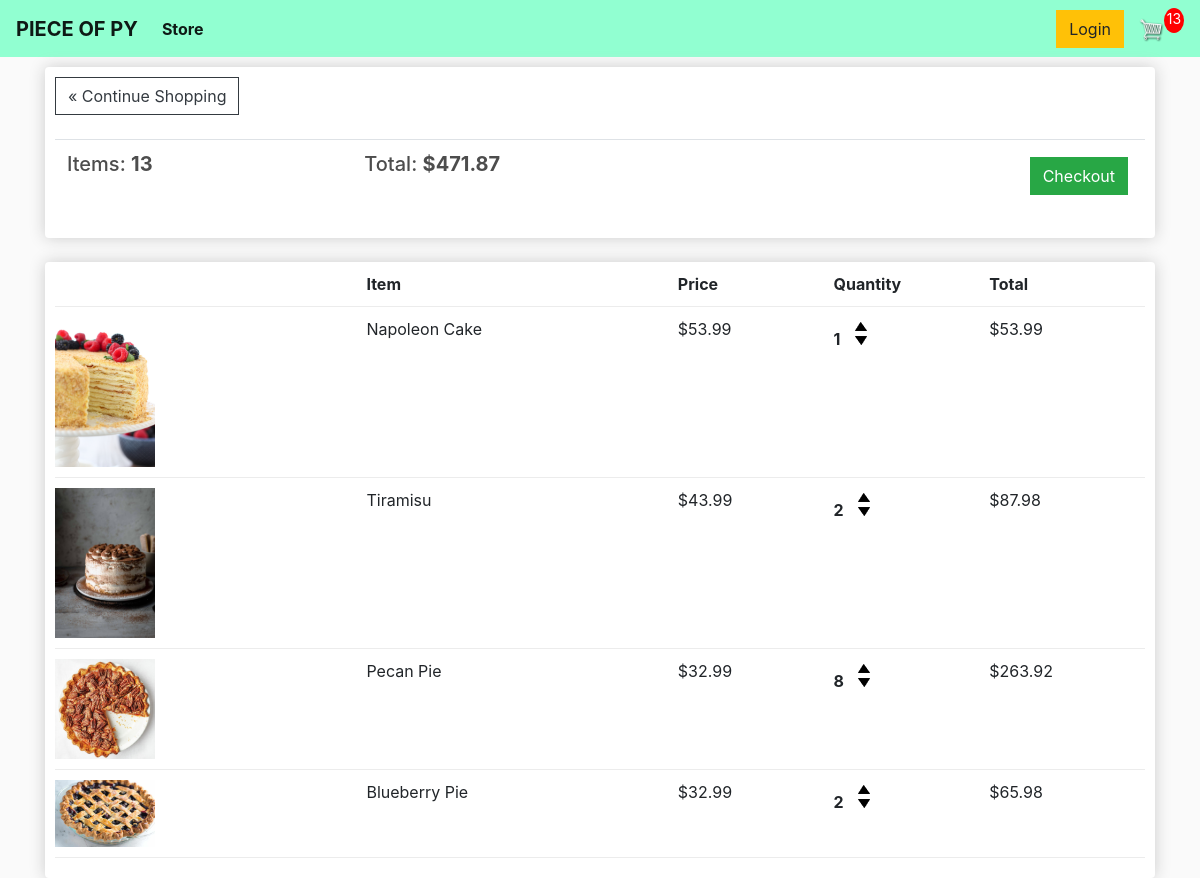
The page /cart/ (signed in) on the database as committed earlier.
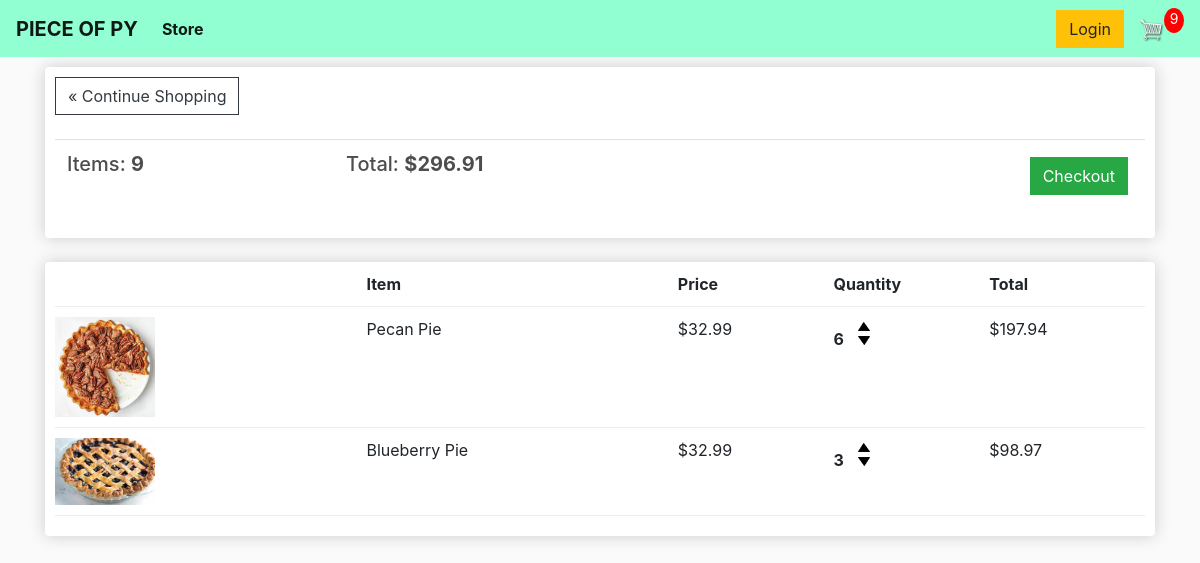
The same page on the database as committed later.
### store/models.py (models this page shows, shortened)
class Order(models.Model):
	customer = models.ForeignKey(Customer, on_delete=models.SET_NULL, null=True, blank=True)
	date_ordered = models.DateTimeField(auto_now_add=True)
	complete = models.BooleanField(default=False, null=True, blank=False)
	transaction_id = models.CharField(max_length=100, null=True)
	@property
	def get_cart_total(self):
		orderitems = self.orderitem_set.all()
		total = sum([item.get_total for item in orderitems])
		return total
	@property
	def get_cart_items(self):
		orderitems = self.orderitem_set.all()
		total = sum([item.quantity for item in orderitems])
		return total

class OrderItem(models.Model):
	product = models.ForeignKey(Product, on_delete=models.SET_NULL, blank=True, null=True)
	order = models.ForeignKey(Order, on_delete=models.SET_NULL, blank=True, null=True)
	quantity = models.IntegerField(default=0, null=True, blank=True)
	date_added = models.DateTimeField(auto_now_add=True)
	@property
	def get_total(self):
		total = self.product.price * self.quantity
		return total

class Product(models.Model):
  name = models.CharField(max_length=200, null=True)
  price = models.DecimalField(max_digits=10, decimal_places=2)
  digital = models.BooleanField(default=False, null=True, blank=True)
  image = models.ImageField(blank=True, null=True)
  @property
  def imageURL(self):
    try:
      url = self.image.url
    except:
      url = ''
    return url

### store/views.py (the view)
# urls.py: path('cart/', views.cart, name="cart"),
def cart(request):
	if request.user.is_authenticated:
		customer = request.user.customer
		order, created = Order.objects.get_or_create(customer=customer, complete=False)
		items = order.orderitem_set.all()
		cartItems = order.get_cart_items
	else:
		items = []
		order = {'get_cart_total':0, 'get_cart_items':0, 'shipping':False}
		cartItems = order['get_cart_items']
	context = {'items':items, 'order':order, 'cartItems':cartItems}
	return render(request, 'store/cart.html', context)

### store/templates/store/cart.html
{% extends 'store/main.html' %} {% load static %} {% block content %}
<div class="row">
  <div class="col-lg-12">
    <div class="box-element">
      <a class="btn btn-outline-dark" href="{% url 'store' %}"
        >&#171; Continue Shopping</a>
      <br />
      <br />
      <table class="table">
        <tr>
          <th>
            <h5>Items: <strong>{{order.get_cart_items}}</strong></h5>
          </th>
          <th>
            <h5>
              Total: <strong>${{order.get_cart_total|floatformat:2}}</strong>
            </h5>
          </th>
          <th>
            <a
              style="float: right; margin: 5px"
              class="btn btn-success"
              href="{% url 'checkout' %}">Checkout</a
            >
          </th>
        </tr>
      </table>
    </div>
    <br />
    <div class="box-element">
      <div class="cart-row">
        <div style="flex: 2"></div>
        <div style="flex: 2"><strong>Item</strong></div>
        <div style="flex: 1"><strong>Price</strong></div>
        <div style="flex: 1"><strong>Quantity</strong></div>
        <div style="flex: 1"><strong>Total</strong></div>
      </div>
      {% for item in items %}
      <div class="cart-row">
        <div style="flex: 2">
          <img class="row-image" src="{{item.product.imageURL}}" />
        </div>
        <div style="flex: 2"><p>{{item.product.name}}</p></div>
        <div style="flex: 1"><p>${{item.product.price|floatformat:2}}</p></div>
        <div style="flex: 1">
          <p class="quantity">{{item.quantity}}</p>
          <div class="quantity">
            <img
              data-product="{{item.product.id}}"
              data-action="add"
              class="chg-quantity update-cart"
              src="{% static  'images/arrow-up.png' %}"
            />
            <img
              data-product="{{item.product.id}}"
              data-action="remove"
              class="chg-quantity update-cart"
              src="{% static  'images/arrow-down.png' %}"
            />
          </div>
        </div>
        <div style="flex: 1"><p>${{item.get_total|floatformat:2}}</p></div>
      </div>
      {% endfor %}
    </div>
  </div>
</div>
{% endblock content %}

Rows that differ between the two databases and show on the page:
removed OrderItem: product.imageURL (picture), product.name "Napoleon Cake", product.price "53.99", quantity "1", get_total "53.99"
removed OrderItem: product.imageURL (picture), product.name "Tiramisu", product.price "43.99", quantity "2", get_total "87.98"
changed through a linked row, Order: get_cart_items "13" → "9"; get_cart_total "471.87" → "296.91"
changed OrderItem "Pecan Pie": quantity "8" → "6"; get_total "263.92" → "197.94"
changed OrderItem "Blueberry Pie": quantity "2" → "3"; get_total "65.98" → "98.97"
Other text that changed with them:
{{ cartItems }}: "13" → "9"
